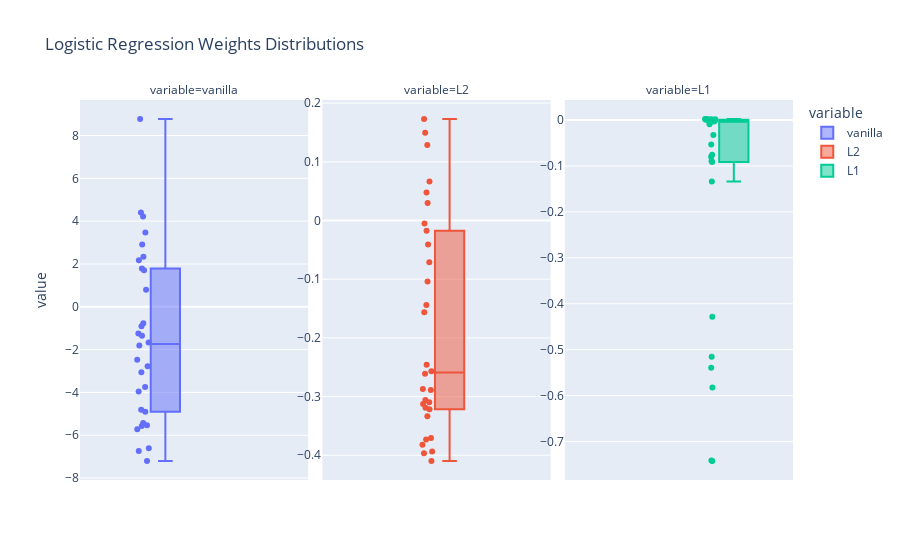

This figure's notebook cell:
### Code cell
fig = px.box(
    weight_df,
    y='value',
    facet_col='variable',
    color='variable',
    points='all',
    title='Logistic Regression Weights Distributions'
)
fig.update_yaxes(
    matches=None,
    showticklabels=True
)
fig.update_traces(jitter=0.5)

### Figure 1 — Plotly figure (JSON) as saved in the notebook; plotly's stock layout.template omitted (floating-point values rounded to 4 significant figures)
{"data": [{"alignmentgroup": "True", "boxpoints": "all", "hovertemplate": "variable=vanilla<br>value=%{y}<extra></extra>", "jitter": 0.5, "legendgroup": "vanilla", "marker": {"color": "#636efa"}, "name": "vanilla", "notched": false, "offsetgroup": "vanilla", "orientation": "v", "showlegend": true, "type": "box", "x0": " ", "xaxis": "x", "y": [-0.9084, -0.7637, -1.248, -1.806, -2.777, 4.401, -5.424, -5.723, 2.332, -3.052, -6.614, 1.711, -3.961, -7.203, -1.358, 8.772, 2.907, -5.569, 4.219, 2.177, -2.469, -5.534, -1.666, -3.752, 3.475, 1.785, -6.734, 0.8004, -4.902, -4.806], "y0": " ", "yaxis": "y"}, {"alignmentgroup": "True", "boxpoints": "all", "hovertemplate": "variable=L2<br>value=%{y}<extra></extra>", "jitter": 0.5, "legendgroup": "L2", "marker": {"color": "#EF553B"}, "name": "L2", "notched": false, "offsetgroup": "L2", "orientation": "v", "showlegend": true, "type": "box", "x0": " ", "xaxis": "x2", "y": [-0.3128, -0.3216, -0.3095, -0.3189, -0.1563, -0.0709, -0.2886, -0.3733, -0.01749, 0.1286, -0.3336, 0.03003, -0.2611, -0.3059, -0.005049, 0.1497, 0.06645, -0.04075, 0.04778, 0.173, -0.4097, -0.3938, -0.382, -0.3967, -0.2457, -0.1441, -0.287, -0.3704, -0.2568, -0.104], "y0": " ", "yaxis": "y2"}, {"alignmentgroup": "True", "boxpoints": "all", "hovertemplate": "variable=L1<br>value=%{y}<extra></extra>", "jitter": 0.5, "legendgroup": "L1", "marker": {"color": "#00cc96"}, "name": "L1", "notched": false, "offsetgroup": "L1", "orientation": "v", "showlegend": true, "type": "box", "x0": " ", "xaxis": "x3", "y": [-0.03269, -0.07587, -0.1339, -0.001938, -0.009082, 0.0003296, -0.002256, -0.7425, 0.0003578, -0.0004026, -0.09143, 0.00192, -0.003351, -0.004173, -0.0007592, 0.001618, 0.0002739, 0.0001295, 0.0003869, 0.002164, -0.5157, -0.4286, -0.5395, -0.7417, -0.08932, -0.002145, -0.05362, -0.5828, -0.08019, 0.001607], "y0": " ", "yaxis": "y3"}], "layout": {"annotations": [{"font": {}, "showarrow": false, "text": "variable=vanilla", "x": 0.16, "xanchor": "center", "xref": "paper", "y": 1, "yanchor": "bottom", "yref": "paper"}, {"font": {}, "showarrow": false, "text": "variable=L2", "x": 0.5, "xanchor": "center", "xref": "paper", "y": 1, "yanchor": "bottom", "yref": "paper"}, {"font": {}, "showarrow": false, "text": "variable=L1", "x": 0.84, "xanchor": "center", "xref": "paper", "y": 1, "yanchor": "bottom", "yref": "paper"}], "boxmode": "group", "legend": {"title": {"text": "variable"}, "tracegroupgap": 0}, "title": {"text": "Logistic Regression Weights Distributions"}, "xaxis": {"anchor": "y", "domain": [0, 0.32]}, "xaxis2": {"anchor": "y2", "domain": [0.34, 0.66], "matches": "x"}, "xaxis3": {"anchor": "y3", "domain": [0.68, 1.0], "matches": "x"}, "yaxis": {"anchor": "x", "domain": [0, 1], "showticklabels": true, "title": {"text": "value"}}, "yaxis2": {"anchor": "x2", "domain": [0, 1], "showticklabels": true}, "yaxis3": {"anchor": "x3", "domain": [0, 1], "showticklabels": true}}}
